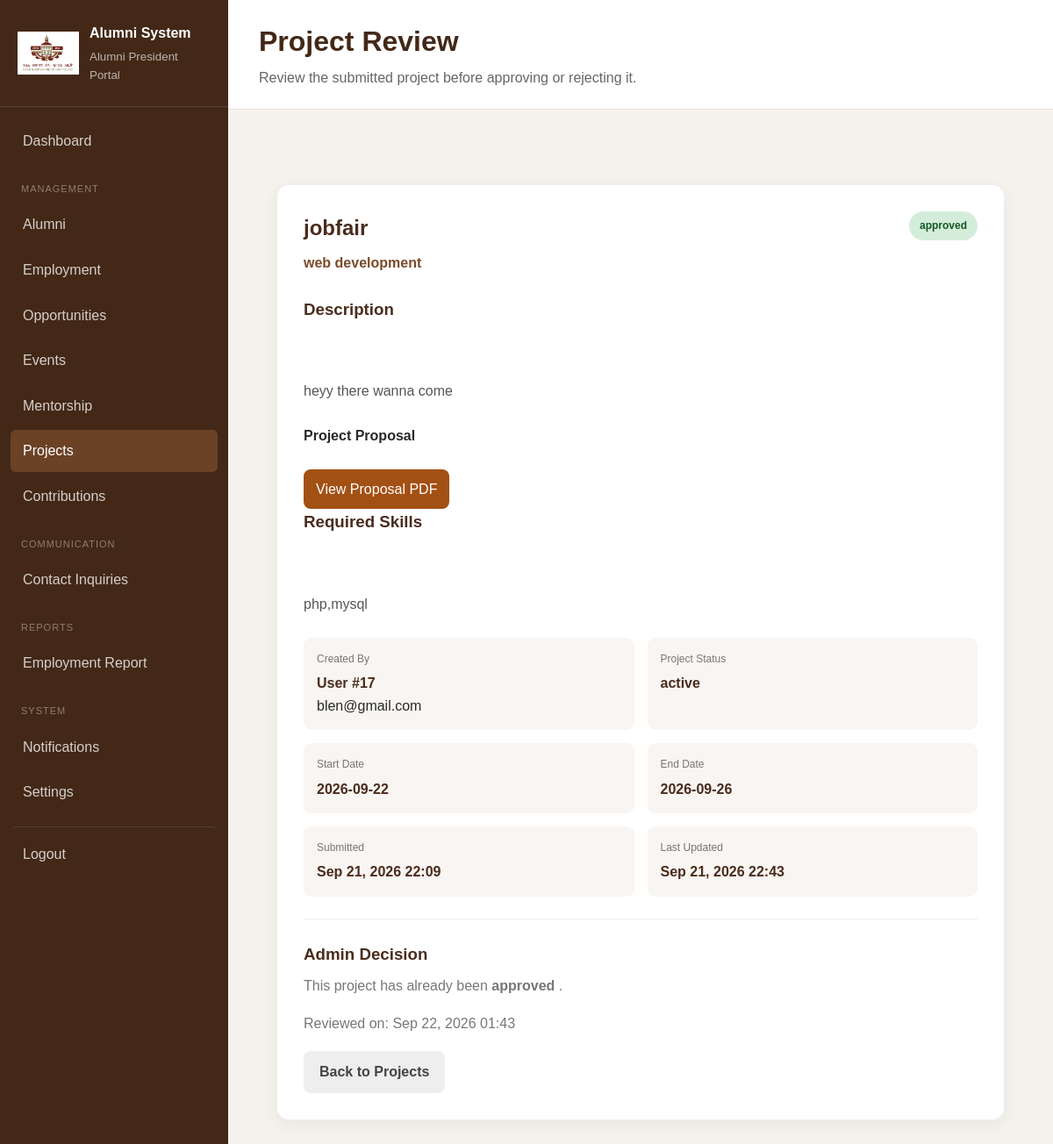
Screenshot of /admin/projects/view.php?id=6 (signed in) with the database file from the repository.
### tables this page shows
CREATE TABLE `projects` (
  `project_id` int(10) UNSIGNED NOT NULL,
  `created_by` int(10) UNSIGNED NOT NULL,
  `title` varchar(200) NOT NULL,
  `category` varchar(100) DEFAULT NULL,
  `description` text NOT NULL,
  `proposal_document` varchar(255) DEFAULT NULL,
  `required_skills` text DEFAULT NULL,
  `start_date` date DEFAULT NULL,
  `end_date` date DEFAULT NULL,
  `status` enum('draft','active','completed','cancelled') NOT NULL DEFAULT 'draft',
  `approval_status` enum('pending','approved','rejected') NOT NULL DEFAULT 'pending',
  `reviewed_by` int(10) UNSIGNED DEFAULT NULL,
  `reviewed_at` datetime DEFAULT NULL,
  `created_at` timestamp NOT NULL DEFAULT current_timestamp(),
  `updated_at` timestamp NOT NULL DEFAULT current_timestamp() ON UPDATE current_timestamp()
);

CREATE TABLE `users` (
  `user_id` int(10) UNSIGNED NOT NULL,
  `email` varchar(150) NOT NULL,
  `password_hash` varchar(255) NOT NULL,
  `role` enum('admin','alumni','registrar','student_rep','system_admin') NOT NULL,
  `account_status` enum('active','inactive','suspended') NOT NULL DEFAULT 'active',
  `must_change_password` tinyint(1) NOT NULL DEFAULT 0,
  `created_at` timestamp NOT NULL DEFAULT current_timestamp(),
  `updated_at` timestamp NOT NULL DEFAULT current_timestamp() ON UPDATE current_timestamp(),
  `failed_login_attempts` int(11) NOT NULL DEFAULT 0,
  `locked_until` datetime DEFAULT NULL
);

### includes/functions.php (called while the page is built, shortened)
<?php
function e($value)
{
    return htmlspecialchars(
        (string) $value,
        ENT_QUOTES,
        "UTF-8"
    );
}

### admin/projects/view.php (the view, shortened to what this page needs)
<?php
require_once "../../config/database.php";
require_once "../../includes/functions.php";
$project_id = filter_input(
    INPUT_GET,
    "id",
    FILTER_VALIDATE_INT
);
$sql = "
    SELECT
        p.project_id,
        p.created_by,
        p.title,
        p.category,
        p.description,
        p.proposal_document,
        p.required_skills,
        p.start_date,
        p.end_date,
        p.status,
        p.approval_status,
        p.reviewed_by,
        p.reviewed_at,
        p.created_at,
        p.updated_at,
        u.email AS creator_email
    FROM projects p
    LEFT JOIN users u
        ON p.created_by = u.user_id
    WHERE p.project_id = ?
    LIMIT 1
";
$stmt =
    $conn->prepare($sql);
$stmt->bind_param(
    "i",
    $project_id
);
$stmt->execute();
$result =
    $stmt->get_result();
$project =
    $result->fetch_assoc();
$approval =
    strtolower(
        trim(
            $project[
                "approval_status"
            ]
        )
    );
?>
<!DOCTYPE html>
<html lang="en">
<head>
    <link
        rel="stylesheet"
        href="../../assets/css/style.css"
    >
</head>
<body class="admin-body">
<div class="admin-layout">
     <?php require_once __DIR__ ."/../includes/sidebar.php"; ?>
    <main class="admin-main">
        <header class="admin-topbar">
            <div>
                <h1>
                    Project Review
                </h1>
                <p>
                    Review the submitted project before approving or rejecting it.
                </p>
            </div>
        </header>
        <section class="dashboard-content">
            <div class="project-view-wrapper">
                <div class="project-view-card">
                    <div class="project-view-header">
                        <div>
                            <h1>
                                <?= e(
                                    $project[
                                        "title"
                                    ]
                                ) ?>
                            </h1>
                            <div class="project-category">
                                <?= e(
                                    $project[
                                        "category"
                                    ]
                                ) ?>
                            </div>
                        </div>
                        <span
                            class="status-badge
                            <?= e(
                                $approval
                            ) ?>"
                        >
                            <?= e(
                                $project[
                                    "approval_status"
                                ]
                            ) ?>
                        </span>
                    </div>
                    <div class="detail-section">
                        <h3>
                            Description
                        </h3>
                        <p>
                            <?= e(
                                $project[
                                    "description"
                                ]
                            ) ?>
                        </p>
                    </div>
<?php if (!empty($project["proposal_document"])): ?>
    <div class="detail-group">
        <div class="detail-section">
           <strong> Project Proposal</strong>
        </div>
        <div class="detail-value">
            <a
                href="view_proposal.php?id=<?=(int)$project["project_id"]?>"
                target="_blank"
                rel="noopener noreferrer"
                class="proposal-button"
            >
                View Proposal PDF
            </a>
        </div>
    </div>
<?php endif; ?>
                    <div class="detail-section">
                        <h3>
                            Required Skills
                        </h3>
                        <p>
                            <?= e(
                                $project[
                                    "required_skills"
                                ]
                            ) ?>
                        </p>
                    </div>
                    <div class="details-grid">
                        <div class="detail-box">
                            <span>
                                Created By
                            </span>
                            <strong>
                                User #<?= (int)
                                    $project[
                                        "created_by"
                                    ]
                                ?>
                            </strong>
                            <?php if (
                                !empty(
                                    $project[
                                        "creator_email"
                                    ]
                                )
                            ): ?>
                                <br>
                                <?= e(
                                    $project[
                                        "creator_email"
                                    ]
                                ) ?>
                            <?php endif; ?>
                        </div>
                        <div class="detail-box">
                            <span>
                                Project Status
                            </span>
                            <strong>
                                <?= e(
                                    $project[
                                        "status"
                                    ]
                                ) ?>
                            </strong>
                        </div>
                        <div class="detail-box">
                            <span>
                                Start Date
                            </span>
                            <strong>
                                <?= e(
                                    $project[
                                        "start_date"
                                    ]
                                ) ?>
                            </strong>
                        </div>
                        <div class="detail-box">
                            <span>
                                End Date
                            </span>
                            <strong>
                                <?= e(
                                    $project[
                                        "end_date"
                                    ]
                                ) ?>
                            </strong>
                        </div>
                        <div class="detail-box">
                            <span>
                                Submitted
                            </span>
                            <strong>
                                <?= e(
                                    date(
                                        "M d, Y H:i",
                                     strtotime(
                                            $project[
                                                "created_at"
                                            ]
                                        )
                                    )
                                ) ?>
                            </strong>
                        </div>
                        <div class="detail-box">
                            <span>
                                Last Updated
                            </span>
                            <strong>
                                <?= e(
                                    date(
                                        "M d, Y H:i",
                                        strtotime(
                                            $project[
                                                "updated_at"
                                            ]
                                        )
                                    )
                                ) ?>
                            </strong>
                        </div>
                    </div>
                    <div class="approval-actions">
                        <h3>
                            Admin Decision
                        </h3>
                        <?php if (
                            $approval === "pending"
                        ): ?>
                            <p>
                                This project is waiting for your review.
                            </p>
                            <div class="action-buttons">
                                <form
                                    method="POST"
                                    action=""
                                >
                                    <input
                                        type="hidden"
                                        name="action"
                                        value="approve"
                                    >
                                    <button
                                        type="submit"
                                        class="approve-button"
                                        onclick="return confirm('Approve this project?');"
                                    >
                                        Approve Project
                                    </button>
                                </form>
                                <form
                                    method="POST"
                                    action=""
                                >
                                    <input
                                        type="hidden"
                                        name="action"
                                        value="reject"
                                    >
                                    <button
                                        type="submit"
                                        class="reject-button"
                                        onclick="return confirm('Reject this project?');"
                                    >
                                        Reject Project
                                    </button>
                                </form>
                                <a
                                    href="index.php"
                                    class="back-button"
                                >
                                    Back
                                </a>
                            </div>
                        <?php else: ?>
                            <p>
                                This project has already been
                            <strong>
                                    <?= e(
                                        $project[
                                            "approval_status"
                                        ]
                                    ) ?>
                                </strong>.
                            </p>
                            <?php if (
                                !empty(
                                    $project[
                                        "reviewed_at"
                                    ]
                                )
                            ): ?>
                                <p>
                                    Reviewed on:
                                    <?= e(
                                        date(
                                            "M d, Y H:i",
                                            strtotime(
                                                $project[
                                                    "reviewed_at"
                                                ]
                                            )
                                        )
                                    ) ?>
                                </p>
                            <?php endif; ?>
                            <div class="action-buttons">
                                <a
                                    href="index.php"
                                    class="back-button"
                                >
                                    Back to Projects
                                </a>
                            </div>
                        <?php endif; ?>
                    </div>
                </div>
            </div>
        </section>
    </main>
</div>
</body>
</html>

### rows the page displays
projects: title "jobfair", category "web development", approval_status "approved", description "heyy there wanna come", required_skills "php,mysql", created_by "17", created_by.email "blen@gmail.com", status "active", start_date "2026-09-22", end_date "2026-09-26", created_at "Sep 21, 2026 22:09", updated_at "Sep 21, 2026 22:43", reviewed_at "Sep 22, 2026 01:43"
